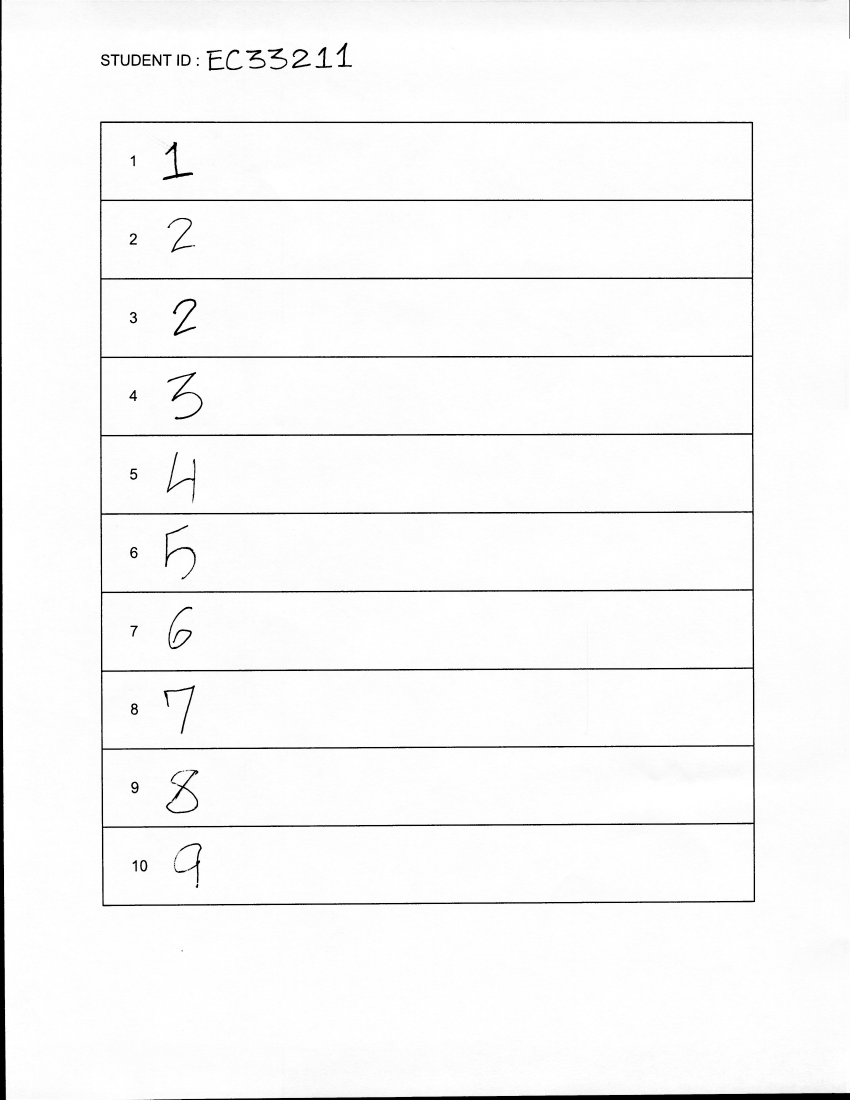
#> input picture autograde/Image_00009_BRIGHT.jpg, 3398 x 4398 px (shown at 1/4 size)
$ python -i imageProcessing.py   (imports and definitions only)
#> lines starting #> are read from the running program, lines starting #| are printed output that depends on the picture
# -*- coding: utf-8 -*-
"""
Created on Mon Apr 22 13:12:37 2019

@author: kcarr
"""

from PIL import Image
import matplotlib.pyplot as plt
from sklearn.datasets import load_digits
import pylab as pl
import numpy as np
import random
from sklearn import ensemble
#from autograde.results import write_results
#from autograde.results import read_results
from statistics import mean
import time
import pprint
pp = pprint.PrettyPrinter(depth=5)

#FILENAME = 'traced.png'

def processPFAS(FILENAME):
    #
    # load scanned_PFAS image
    #
#> called with FILENAME = 'Image_00009_BRIGHT.jpg'
    PFAS_image = Image.open(FILENAME).convert("L");
    PFAS_dict = {}
# [9 lines of commented-out code are left out]
    x1 = 610
    y1 = 0
    x2 = 2500
    y2 = 350
    #
    # get StudentID
    #
    PFAS_dict["StudentID"] = PFAS_image.crop( (x1, y1, x2, y2) )
    pl.matshow(PFAS_dict["StudentID"])

    #
    # Set coordinates
    #
    x1 = 450
    y1 = 365
    x2 = 2230
    y2 = 395
    yOffset = 225
    #
    # take answer strips out of the sheet & build dictionary
    #
    PFAS_dict["questions"] = {}
    for i in range(1,11):
        PFAS_dict["questions"][str(i)] = PFAS_image.crop( (x1, y1, x2, y1+yOffset-10) );
        y1 = y1 + yOffset + 12.5
        pl.matshow(PFAS_dict["questions"][str(i)])
#> after the loop, PFAS_dict = 2 items; y1 = 2740

    #
    # return dictionary
    #

    return PFAS_dict

#processPFAS(FILENAME)

>>> result = processPFAS('Image_00009_BRIGHT.jpg')
#> result = 2 items
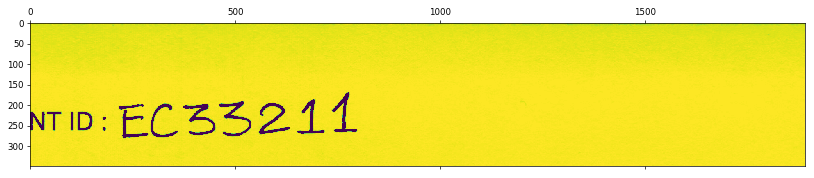
#> figure drawn by matplotlib, 1 panel
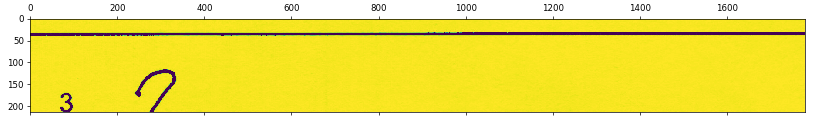
#> figure drawn by matplotlib, 1 panel
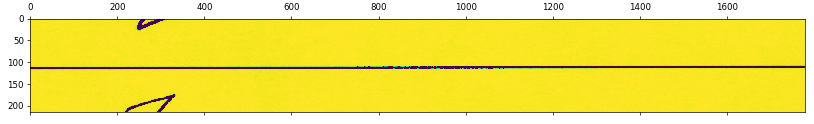
#> figure drawn by matplotlib, 1 panel
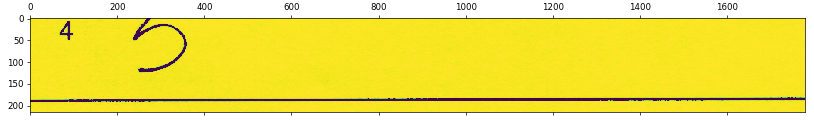
#> figure drawn by matplotlib, 1 panel
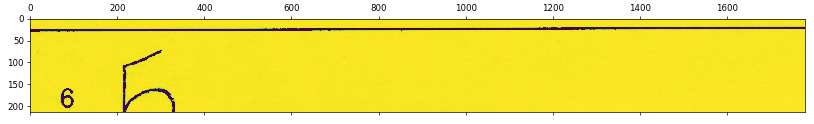
#> figure drawn by matplotlib, 1 panel
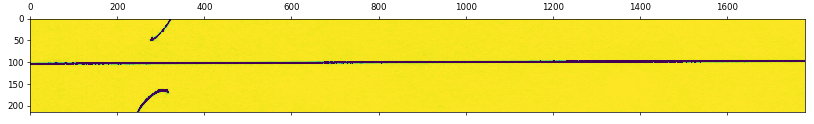
#> figure drawn by matplotlib, 1 panel
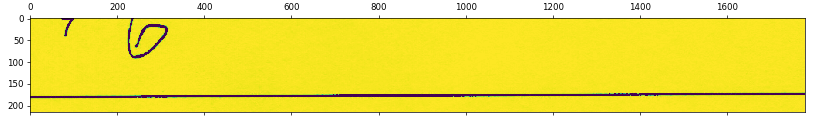
#> figure drawn by matplotlib, 1 panel

$ run again, on autograde/correct-1.png
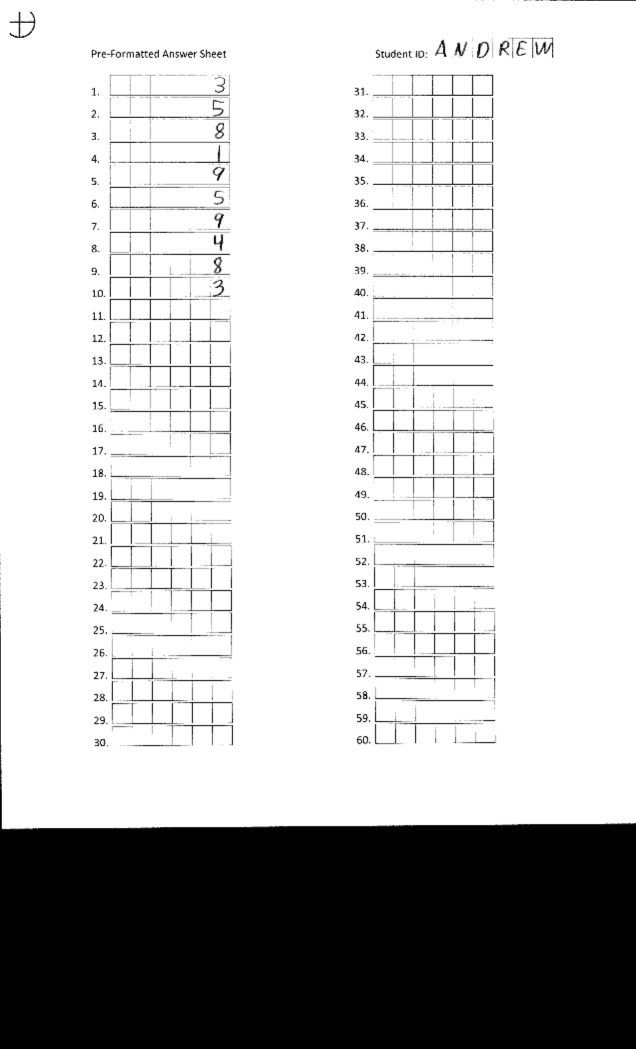
#> input picture autograde/correct-1.png, 1272 x 2098 px (shown at 1/2 size)
#> after the loop in processPFAS, `for i in range(1,11):`: PFAS_dict = 2 items; y1 = 2740
#> result = 2 items
#> `result = processPFAS('Image_00009_BRIGHT.jpg')`:
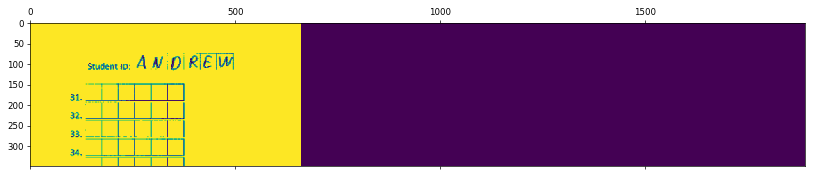
#> figure drawn by matplotlib, 1 panel
#> `result = processPFAS('Image_00009_BRIGHT.jpg')`:
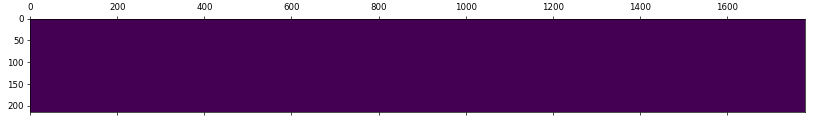
#> figure drawn by matplotlib, 1 panel
